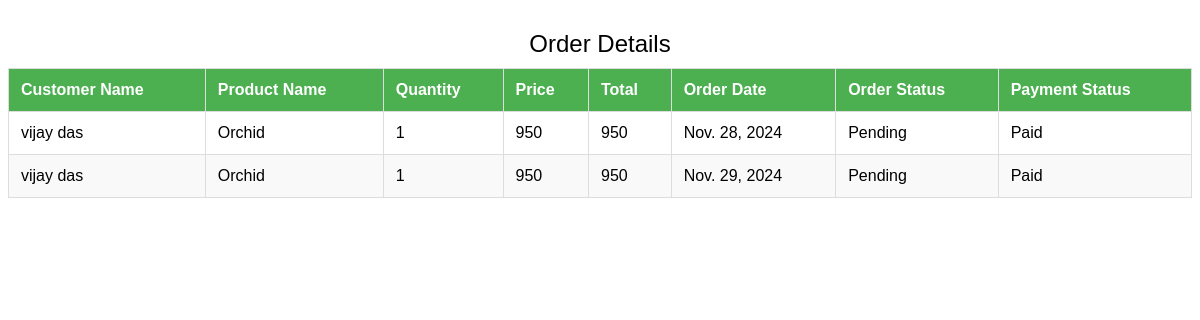
The app's page /shop/CustomerOrders (signed in) with its own data.
### Shop/models.py (models this page shows)
class Orderitem_Table(models.Model):
    PRODUCTID=models.ForeignKey(Product_Table,on_delete=models.CASCADE,blank=True,null=True)
    Quantity=models.IntegerField(null=True,blank=True)
    Price=models.IntegerField(null=True,blank=True)
    OFFERID=models.ForeignKey(Offer_Table,on_delete=models.CASCADE,blank=True,null=True)
    ORDERID=models.ForeignKey(Order_Table,on_delete=models.CASCADE,blank=True,null=True)
    is_active = models.BooleanField(default=True)
    created_at = models.DateTimeField(auto_now_add=True, null=True, blank=True)
    updated_at = models.DateTimeField(auto_now_add=True, null=True, blank=True)

class Order_Table(models.Model):
    PRODUCTID=models.ForeignKey(Product_Table,on_delete=models.CASCADE,blank=True,null=True)
    USERLID=models.ForeignKey(User_Table,on_delete=models.CASCADE,blank=True,null=True)
    Date=models.DateField(max_length=20,null=True,blank=True)
    Total_Amount=models.IntegerField(null=True,blank=True)
    Order_Status=models.CharField(max_length=50,blank=True,null=True)
    Payment_Status=models.CharField(max_length=50,blank=True,null=True)
    DELIVERYID=models.ForeignKey(Delivery_Table,on_delete=models.CASCADE,blank=True,null=True)
    is_active = models.BooleanField(default=True)
    created_at = models.DateTimeField(auto_now_add=True, null=True, blank=True)
    updated_at = models.DateTimeField(auto_now_add=True, null=True, blank=True)

class Product_Table(models.Model):
    Product_Name=models.CharField(max_length=50,blank=True,null=True)
    Image=models.FileField(max_length=50,null=True,blank=True)
    Categorytype = models.ForeignKey(Category, on_delete=models.CASCADE,blank=True,null=True)
    Price=models.IntegerField(null=True,blank=True)
    Description=models.CharField(max_length=100,null=True,blank=True)
    Quantity=models.CharField(max_length=100,null=True,blank=True)
    Rating=models.FloatField(null=True,blank=True)
    SHOPLID=models.ForeignKey(LoginTable,on_delete=models.CASCADE,blank=True,null=True)
    is_active = models.BooleanField(default=True)
    created_at = models.DateTimeField(auto_now_add=True, null=True, blank=True)
    updated_at = models.DateTimeField(auto_now_add=True, null=True, blank=True)

### User_Profile/models.py (models this page shows)
class User_Table(models.Model):
    First_Name=models.CharField(max_length=50,blank=True,null=True)
    Last_Name=models.CharField(max_length=50,blank=True,null=True)
    Address=models.CharField(max_length=50,blank=True,null=True)
    City=models.CharField(max_length=50,blank=True,null=True)
    District=models.CharField(max_length=50,blank=True,null=True)
    Pincode=models.IntegerField(blank=True,null=True)
    Phone_Number=models.BigIntegerField(blank=True,null=True)
    Email=models.CharField(max_length=50,blank=True,null=True)
    LOGINID=models.ForeignKey(LoginTable,on_delete=models.CASCADE,null=True,blank=True)
    profileimage=models.FileField(upload_to='profileimages',null=True,blank=True)
    is_active = models.BooleanField(default=True)
    created_at = models.DateTimeField(auto_now_add=True, null=True, blank=True)
    updated_at = models.DateTimeField(auto_now_add=True, null=True, blank=True)

### Shop/views.py (the view)
# urls.py: path('CustomerOrders',CustomerOrders.as_view(),name='CustomerOrders'),
class CustomerOrders(View):
    def get(self, request):
        login_id = request.session.get("user_id")
        print("Shop Owner ID:", login_id)
        orders = Order_Table.objects.filter(PRODUCTID__SHOPLID=login_id).all()
        order_items = Orderitem_Table.objects.filter(ORDERID__in=orders)
        for item in order_items:
            item.total_amount = item.Quantity * item.Price
        return render(request, 'View Orders.html', {"order_items": order_items})

### templates/View Orders.html (shortened to what this page needs)
<!DOCTYPE html>
<html lang="en">
<head>
</head>
<body>
    <table>
        <caption>Order Details</caption>
        <thead>
            <tr>
                <th>Customer Name</th>
                <th>Product Name</th>
                <th>Quantity</th>
                <th>Price</th>
                <th>Total</th>
                <th>Order Date</th>
                <th>Order Status</th>
                <th>Payment Status</th>
            </tr>
        </thead>
        <tbody>
            {% for item in order_items %}
                <tr>
                    <td>{{ item.ORDERID.USERLID.First_Name }}</td>
                    <td>{{ item.PRODUCTID.Product_Name }}</td>
                    <td>{{ item.Quantity }}</td>
                    <td>{{ item.Price }}</td>
                    <td>{{ item.total_amount }}</td>
                    <td>{{ item.ORDERID.Date }}</td>
                    <td>{{ item.ORDERID.Order_Status }}</td>
                    <td>{{ item.ORDERID.Payment_Status }}</td>
                </tr>
            {% endfor %}
        </tbody>
    </table>
</body>
</html>

### templates/View Orders.html (style rules this page uses)
table { width: 100%; border-collapse: collapse; margin: 20px 0; font-family: Arial, sans-serif; }
th, td { border: 1px solid #ddd; padding: 12px; text-align: left; }
th { background-color: #4CAF50; color: white; }
tr:nth-child(even) { background-color: #f9f9f9; }
caption { caption-side: top; font-size: 1.5em; margin: 10px 0; }

### records on screen
Orderitem_Table: ORDERID.USERLID.First_Name "vijay das", PRODUCTID.Product_Name "Orchid", Quantity "1", Price "950", total_amount "950", ORDERID.Date "Nov. 28, 2024", ORDERID.Order_Status "Pending", ORDERID.Payment_Status "Paid"
Orderitem_Table: ORDERID.USERLID.First_Name "vijay das", PRODUCTID.Product_Name "Orchid", Quantity "1", Price "950", total_amount "950", ORDERID.Date "Nov. 29, 2024", ORDERID.Order_Status "Pending", ORDERID.Payment_Status "Paid"
